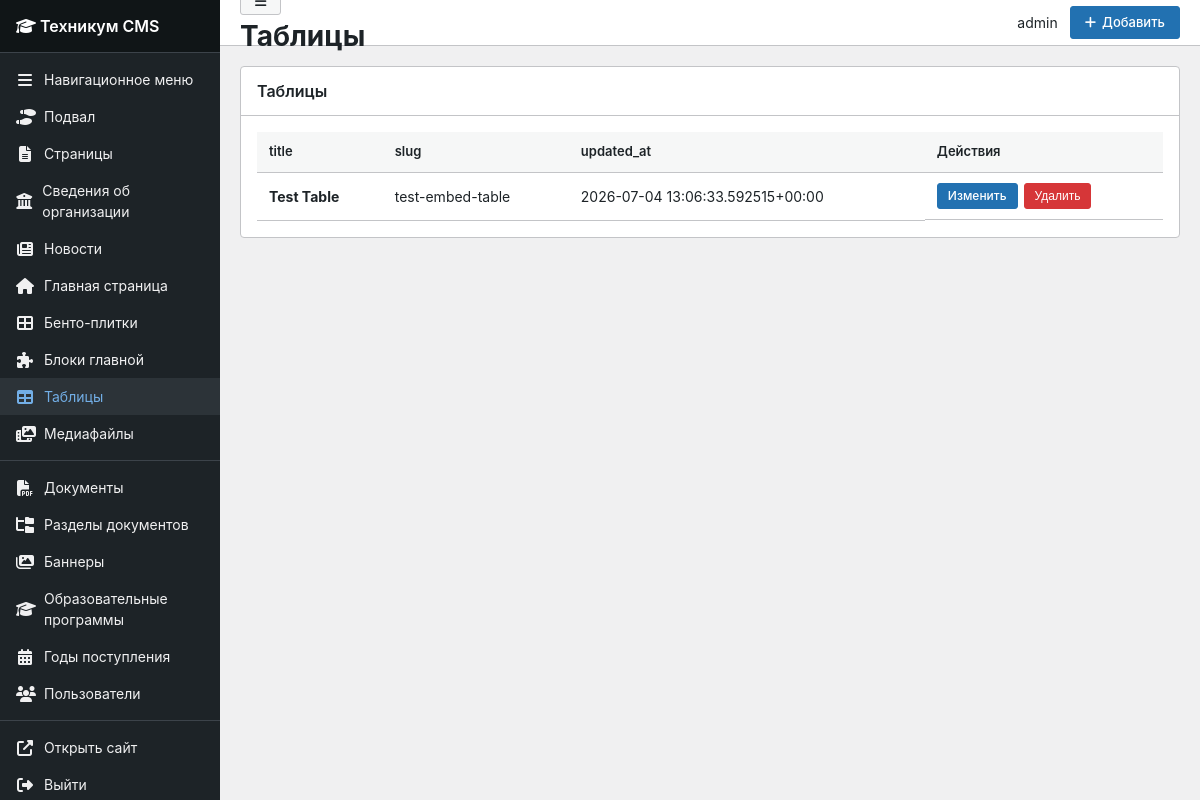
The app's page /panel/tables/ (signed in), older data.
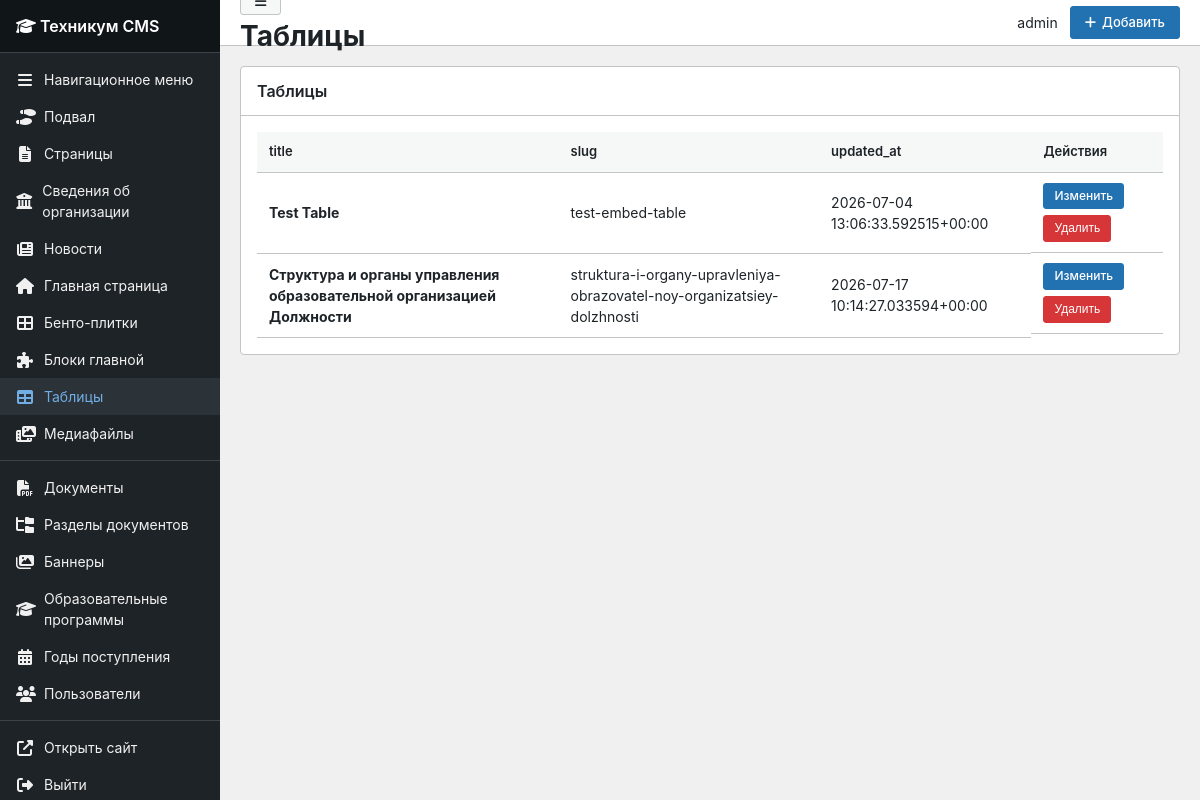
The same page, newer data.
### cms/models.py (models this page shows, shortened)
class ContentTable(models.Model):
    title = models.CharField('Название', max_length=200)
    slug = models.SlugField('Код', max_length=200, unique=True, blank=True)
    content = RichTextUploadingField('Содержимое')
    created_at = models.DateTimeField('Создано', auto_now_add=True)
    updated_at = models.DateTimeField('Обновлено', auto_now=True)
    class Meta:
        verbose_name = 'Таблица'
        verbose_name_plural = 'Таблицы'
        ordering = ['title']

### cms/panel_views.py (the view)
# urls.py: path('tables/', panel_views.table_list, name='table_list'),
@staff_required
def table_list(request):
    items = ContentTable.objects.order_by('title')
    return render(request, 'panel/object_list.html', {
        'objects': items,
        'active_menu': 'tables',
        'title': 'Таблицы',
        'add_url': reverse('panel:table_add'),
        'edit_url_name': 'panel:table_edit',
        'delete_url_name': 'panel:table_delete',
        'columns': ['title', 'slug', 'updated_at'],
    })

### cms/context_processors.py (called while the page is built)
def _dedupe_root_menu(items):
    items = list(items)
    best = {}
    for item in items:
        key = (item.title or '').strip().casefold()
        if not key:
            continue
        children = item.get_children().filter(is_active=True).count()
        score = (1 if item.page_id else 0, children, -item.order, item.pk)
        prev = best.get(key)
        if prev is None or score > prev[1]:
            best[key] = (item.pk, score)
    keep = {pk for pk, _ in best.values()}
    return [item for item in items if item.pk in keep]

def get_root_menu_items():
    menu_items = MenuItem.objects.filter(
        parent=None, is_active=True
    ).order_by('order', 'title')
    return _dedupe_root_menu(menu_items)

def site_context(request):
    homepage = HomePage.load()
    return {
        'site_settings': homepage,
        'menu_items': get_root_menu_items(),
    }

### cms/models.py (called while the page is built)
    @classmethod
    def load(cls):
        obj, created = cls.objects.get_or_create(pk=1)
        return obj

### cms/panel_views.py (called while the page is built)
def staff_required(view_func):
    decorated = login_required(
        user_passes_test(lambda u: u.is_staff)(view_func)
    )
    return decorated

### templates/panel/object_list.html (shortened to what this page needs)
{% extends 'panel/base.html' %}
{% load panel_tags %}
{% block topbar_actions %}
<a href="{{ add_url }}" class="btn btn-primary"><i class="fas fa-plus"></i> Добавить</a>
{% endblock %}
{% block content %}
<div class="wp-card">
    <div class="wp-card-header">
        <h2>{{ title }}</h2>
    </div>
    <div class="wp-card-body">
        {% if objects %}
        <table class="wp-table">
            <thead>
                <tr>
                    {% for col in columns %}
                    <th>{{ col }}</th>
                    {% endfor %}
                    <th>Действия</th>
                </tr>
            </thead>
            <tbody>
                {% for obj in objects %}
                <tr>
                    {% for col in columns %}
                    <td>
                        {% if col == 'is_published' or col == 'is_active' %}
                            {% if obj|get_attr:col %}
                            <span class="badge badge-success">Да</span>
                            {% else %}
                            <span class="badge badge-draft">Нет</span>
                            {% endif %}
                        {% elif col == 'created_at' %}
                            {{ obj.created_at|date:"d.m.Y" }}
                        {% elif col == 'title' %}
                            <strong>{{ obj.title }}</strong>
                        {% else %}
                            {{ obj|get_attr:col|default:"—" }}
                        {% endif %}
                    </td>
                    {% endfor %}
                    <td class="actions">
                        <a href="{% url edit_url_name obj.pk %}" class="btn btn-sm btn-primary">Изменить</a>
                        <form method="post" action="{% url delete_url_name obj.pk %}" style="display:inline;" onsubmit="return confirm('Удалить?');">
                            <button type="submit" class="btn btn-sm btn-danger">Удалить</button>
                        </form>
                    </td>
                </tr>
                {% endfor %}
            </tbody>
        </table>
        {% else %}
        <p style="color:#646970;padding:20px 0;">Записей нет. <a href="{{ add_url }}">Добавить первую</a></p>
        {% endif %}
    </div>
</div>
{% endblock %}

Row changes from the older to the newer data that the page shows:
added ContentTable: title "Структура и органы управления образовательной организацией Должности", columns "struktura-i-organy-upravleniya-obrazovatel-noy-organizatsiey-dolzhnosti" "2026-07-17 10:14:27.033594+00:00"
